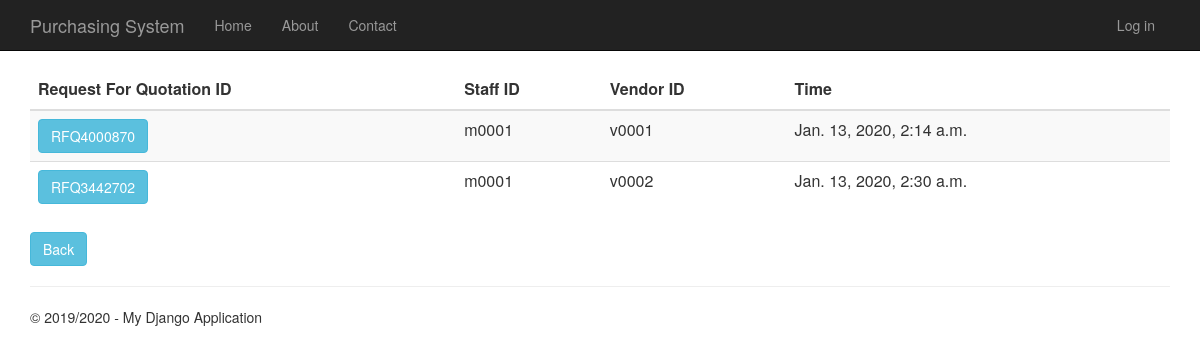
Page /requestforquotationhistory on the earlier database version.
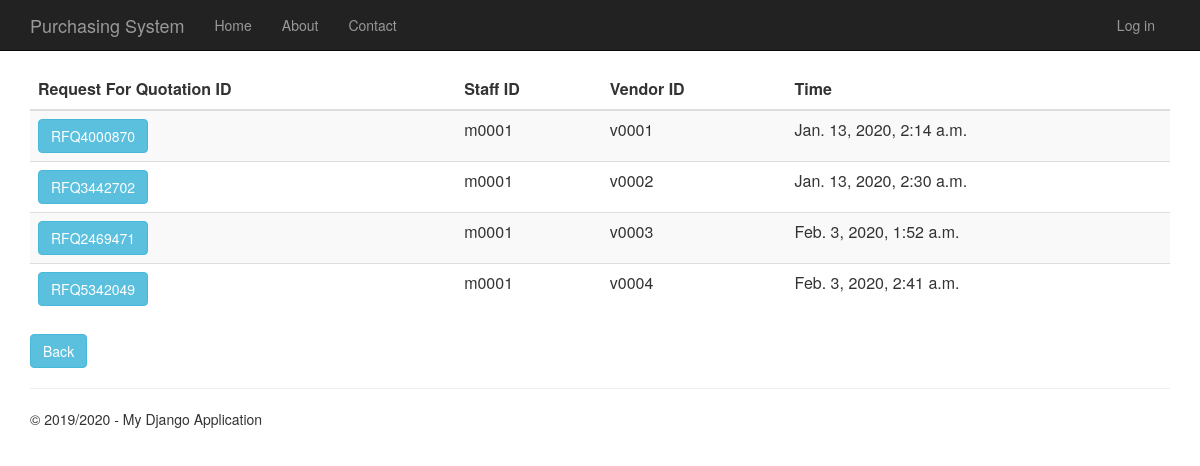
Same page on the later database version.
### RequestForQuotation/models.py (models this page shows)
class RequestForQuotation(models.Model):
    request_for_quotation_id = models.CharField(primary_key=True, max_length=10)
    time_created = models.DateTimeField()
    description = models.TextField(null=True,default=None, blank=True)
    total_price = models.DecimalField(max_digits=10, decimal_places=2, default=Decimal('0.00'))
    person_id = models.ForeignKey(Person, on_delete = models.CASCADE)
    vendor_id = models.ForeignKey(Vendor, on_delete = models.CASCADE)
    purchase_requisition_id = models.ForeignKey(PurchaseRequisition, on_delete = models.CASCADE)
    def __str__(self):
        return str(self.request_for_quotation_id)

### app/models.py (models this page shows, shortened)
class Person(models.Model):
    user_id = models.OneToOneField(User)
    person_id = models.CharField(primary_key=True, max_length=10)
    person_name = models.TextField()
    person_address = models.TextField()
    person_phone_number = models.TextField()
    person_role = models.TextField(default = 'EMPLOYEE')

class Vendor(models.Model):
    vendor_id = models.CharField(primary_key=True, max_length=10)
    vendor_name = models.TextField()
    vendor_phone_number = models.TextField()
    vendor_address = models.TextField()
    vendor_email = models.TextField()
    def __str__(self):
        return str(self.vendor_id)

### RequestForQuotation/views.py (the view)
# urls.py: url(r'^requestforquotationhistory', RequestForQuotation.views.requestforquotationhistory, name="request_of_quotation_history"),
def requestforquotationhistory(request):
        request_for_quotations = RequestForQuotation.objects.all()
        print(request_for_quotations)
        context = {
            'title':'Request For Quotation History',
            'rows':request_for_quotations,
            'year':'2019/2020'
            }
        return render(request,'RequestForQuotation/requestforquotationhistory.html',context)

### RequestForQuotation/templates/RequestForQuotation/requestforquotationhistory.html
﻿{% extends "app/layout.html" %}
{% block content %}
<div class="purchaseorderhistory margintop">
    <form action="requestforquotationhistorydetails" method="GET">
        <table class="table table-striped margintop">
          <thead>
            <tr>
              <th scope="col">Request For Quotation ID</th>
              <th scope="col">Staff ID</th>
              <th scope="col">Vendor ID</th>
              <th scope="col">Time</th>
            </tr>
          </thead>
          <tbody>
              {% for r in rows %}
            <tr>
                 <td><button type="submit" name="rfq_id" value="{{r.request_for_quotation_id}}" class="btn btn-info" >{{r.request_for_quotation_id}}</button></td>
                 <td>{{r.person_id.person_id}}</td>
                 <td>{{r.vendor_id}}</td>
                 <td>{{r.time_created}}</td>
            </tr>
              {% endfor %}
          </tbody>
        </table>
    </form>
       <form action="menu">
        <div class="margintop">
            <button type="submit" class="btn btn-info" >Back</button>
        </div>
    </form>
</div>
{% endblock %}

### app/templates/app/layout.html (shortened to what this page needs)
﻿<!DOCTYPE html>
<html>
<head>
    {% load staticfiles %}
    <link rel="stylesheet" type="text/css" href="{% static 'app/content/bootstrap.min.css' %}" />
    <link rel="stylesheet" type="text/css" href="{% static 'app/content/site.css' %}" />
</head>
<body>
    <div class="navbar navbar-inverse navbar-fixed-top">
        <div class="container">
            <div class="navbar-header">
                <a href="/" class="navbar-brand">Purchasing System</a>
            </div>
            <div class="navbar-collapse collapse">
                <ul class="nav navbar-nav">
                    <li><a href="{% url 'home' %}">Home</a></li>
                    <li><a href="{% url 'about' %}">About</a></li>
                    <li><a href="{% url 'contact' %}">Contact</a></li>
                </ul>
                {% include 'app/loginpartial.html' %}
            </div>
        </div>
    </div>
    <div class="container body-content">
{% block content %}{% endblock %}
        <hr/>
        <footer>
            <p>&copy; {{ year }} - My Django Application</p>
        </footer>
    </div>
</body>
</html>

### app/templates/app/loginpartial.html
{% if user.is_authenticated %}
<form id="logoutForm" action="/logout" method="post" class="navbar-right">
    {% csrf_token %}
    <ul class="nav navbar-nav navbar-right">
        <li><span class="navbar-brand">Hello {{ user.username }}!</span></li>
        <li><a href="javascript:document.getElementById('logoutForm').submit()">Log off</a></li>
    </ul>
</form>
{% else %}
<ul class="nav navbar-nav navbar-right">
    <li><a href="{% url 'login' %}">Log in</a></li>
</ul>
{% endif %}

### app/static/app/content/site.css (style rules this page uses)
body { padding-top: 50px; padding-bottom: 20px; }
.body-content { padding-left: 15px; padding-right: 15px; }

Differences in the rows shown:
added RequestForQuotation: request_for_quotation_id "RFQ2469471", person_id.person_id "m0001", vendor_id "v0003", time_created "Feb. 3, 2020, 1:52 a.m."
added RequestForQuotation: request_for_quotation_id "RFQ5342049", person_id.person_id "m0001", vendor_id "v0004", time_created "Feb. 3, 2020, 2:41 a.m."
